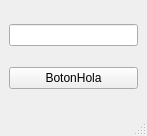
<?xml version="1.0" encoding="UTF-8"?>
<ui version="4.0">
 <class>MainWindow</class>
 <widget class="QMainWindow" name="MainWindow">
  <property name="geometry">
   <rect>
    <x>0</x>
    <y>0</y>
    <width>147</width>
    <height>136</height>
   </rect>
  </property>
  <property name="windowTitle">
   <string>MainWindow</string>
  </property>
  <widget class="QWidget" name="centralwidget">
   <layout class="QVBoxLayout" name="verticalLayout">
    <item>
     <widget class="QLineEdit" name="lineEdit"/>
    </item>
    <item>
     <widget class="QPushButton" name="pushButton">
      <property name="text">
       <string>BotonHola</string>
      </property>
     </widget>
    </item>
   </layout>
  </widget>
  <widget class="QMenuBar" name="menubar">
   <property name="geometry">
    <rect>
     <x>0</x>
     <y>0</y>
     <width>147</width>
     <height>25</height>
    </rect>
   </property>
  </widget>
  <widget class="QStatusBar" name="statusbar"/>
 </widget>
 <resources/>
 <connections/>
</ui>
